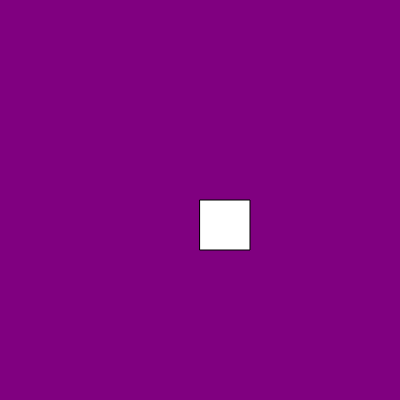
Frame 1 (no input)
Frame 60 (no input): identical to frame 1, image omitted
Frame 120 (the mouse pressed at the canvas centre since frame 60): identical to frame 1, image omitted

The p5.js sketch that drew this single still picture (run headless with seeded random() and noise() and a simulated clock; from frame 60 on, the mouse is pressed at the canvas centre):

// p5.js sketch
// ── sketch.js
//declaring variable for object
var box1

function setup() 
{
  createCanvas(400, 400);

  //objectName = new className()

  //when we create an object , the constructor gets called
  box1 = new Box()

}

function draw() 
{

  background("purple");

  //to call any user-defined function we need to use the object name

  //objectName.functionName()
  
  box1.display()

}


// ── box.js
class Box{

  //pre-defined function 

  constructor(){

    //"this" keyword will be used to create properties inside the constructor of a class
    this.x = 200
    this.y = 200
    this.width = 50
    this.height = 50

  }

  //user-defined, and you need not to mention function word for defining an user defined function in the class
  display(){
    rect(this.x , this.y , this.width , this.height)
  }  
  
}

  
